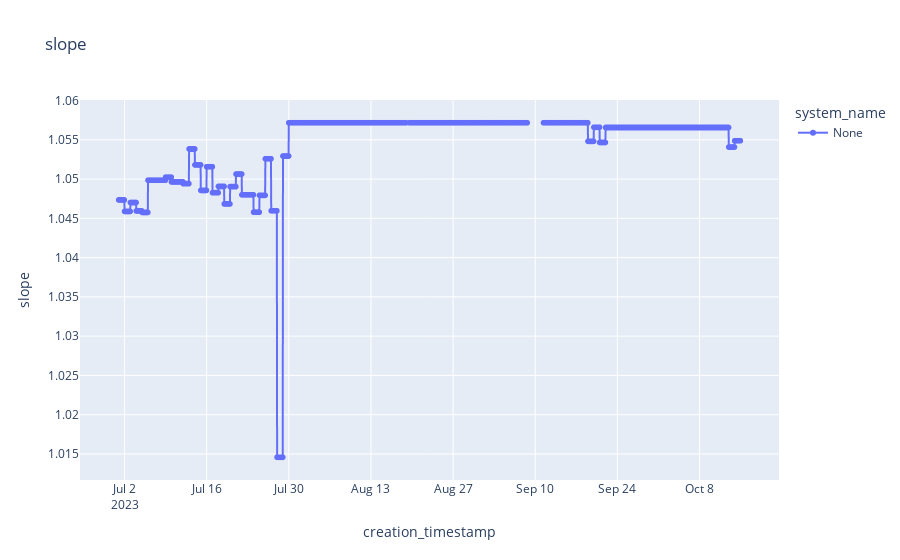
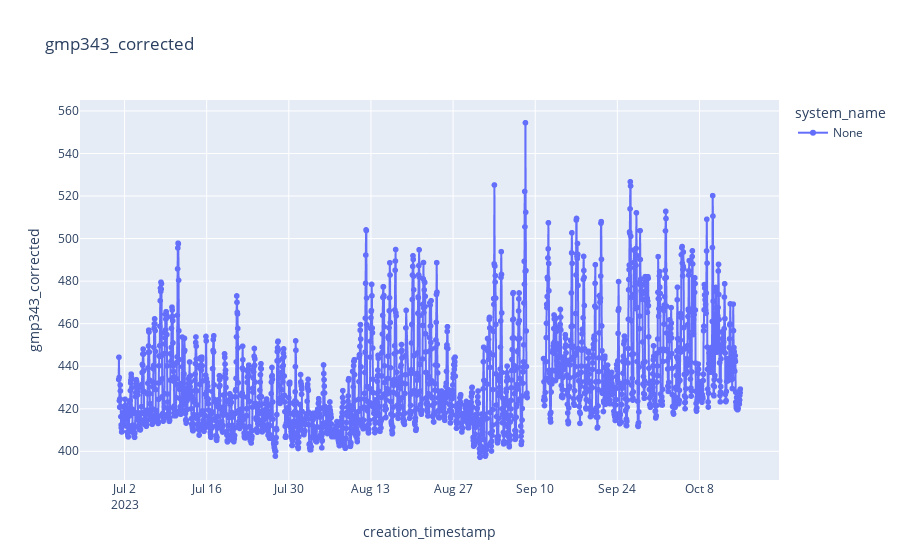

Write notebook code for charts like these, in order.
### Code cell
import plotly.express as px

df_corr = t3.groupby_dynamic("creation_timestamp", every='1h').agg(
                pl.all().exclude("creation_timestamp").mean())

fig = px.line(df_corr, x="creation_timestamp", y="slope", markers=True, title = "slope", color="system_name")
fig.show()

fig = px.line(df_corr, x="creation_timestamp", y="gmp343_corrected", markers=True, title = "gmp343_corrected", color="system_name")
fig.show()

### Figure 1 — Plotly figure (JSON) as saved in the notebook; plotly's stock layout.template omitted (floating-point values rounded to 4 significant figures; data arrays with more than 128 entries replaced by an {"elided": "..."} marker saying what was removed)
{"data": [{"hovertemplate": "system_name=None<br>creation_timestamp=%{x}<br>slope=%{y}<extra></extra>", "legendgroup": "None", "line": {"color": "#636efa", "dash": "solid"}, "marker": {"symbol": "circle"}, "mode": "markers+lines", "name": "None", "showlegend": true, "type": "scattergl", "x": {"elided": "2530 str values"}, "xaxis": "x", "y": {"elided": "2530 float values"}, "yaxis": "y"}], "layout": {"legend": {"title": {"text": "system_name"}, "tracegroupgap": 0}, "title": {"text": "slope"}, "xaxis": {"anchor": "y", "domain": [0, 1], "title": {"text": "creation_timestamp"}}, "yaxis": {"anchor": "x", "domain": [0, 1], "title": {"text": "slope"}}}}

### Figure 2 — Plotly figure (JSON) as saved in the notebook; plotly's stock layout.template omitted (floating-point values rounded to 4 significant figures; data arrays with more than 128 entries replaced by an {"elided": "..."} marker saying what was removed)
{"data": [{"hovertemplate": "system_name=None<br>creation_timestamp=%{x}<br>gmp343_corrected=%{y}<extra></extra>", "legendgroup": "None", "line": {"color": "#636efa", "dash": "solid"}, "marker": {"symbol": "circle"}, "mode": "markers+lines", "name": "None", "showlegend": true, "type": "scattergl", "x": {"elided": "2530 str values"}, "xaxis": "x", "y": {"elided": "2530 float values"}, "yaxis": "y"}], "layout": {"legend": {"title": {"text": "system_name"}, "tracegroupgap": 0}, "title": {"text": "gmp343_corrected"}, "xaxis": {"anchor": "y", "domain": [0, 1], "title": {"text": "creation_timestamp"}}, "yaxis": {"anchor": "x", "domain": [0, 1], "title": {"text": "gmp343_corrected"}}}}
